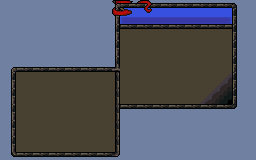

This game map was drawn from its Tiled (.tmx) file and the tilesets committed beside it. A one-line description and the full map source follow:
An orthogonal 32x20 tile map with 8x8 px tiles, 1 tile layer (Tile Layer 1).

<map version="1.9" tiledversion="1.9.2" orientation="orthogonal" renderorder="right-down" width="32" height="20" tilewidth="8" tileheight="8" infinite="0" nextlayerid="2" nextobjectid="1">
 <tileset firstgid="1" source="../MenuUI.tsx" />
 <layer id="1" name="Tile Layer 1" width="32" height="20">
  <data encoding="csv">
1,1,1,1,1,1,1,1,1,1,1,1,1,1,17,18,19,20,21,3,4,3,4,3,4,3,3,4,3,5,1,1,
1,1,1,1,1,1,1,1,1,1,1,1,1,1,49,31,32,15,64,15,15,15,15,15,15,15,15,15,15,11,1,1,
1,1,1,1,1,1,1,1,1,1,1,1,1,1,7,100,101,101,101,101,101,101,101,101,101,101,101,101,102,9,1,1,
1,1,1,1,1,1,1,1,1,1,1,1,1,1,8,24,23,24,23,24,23,24,23,24,23,24,24,23,24,11,1,1,
1,1,1,1,1,1,1,1,1,1,1,1,1,1,7,10,10,10,10,10,10,10,10,10,10,10,10,10,10,9,1,1,
1,1,1,1,1,1,1,1,1,1,1,1,1,1,8,10,10,10,10,10,10,10,10,10,10,10,10,10,10,11,1,1,
1,1,1,1,1,1,1,1,1,1,1,1,1,1,7,10,10,10,10,10,10,10,10,10,10,10,10,10,10,9,1,1,
1,1,1,1,1,1,1,1,1,1,1,1,1,1,8,10,10,10,10,10,10,10,10,10,10,10,10,10,10,11,1,1,
1,2,4,3,4,3,4,3,4,3,4,3,4,3,3221225520,10,10,10,10,10,10,10,10,10,10,10,10,10,10,9,1,1,
1,8,10,10,10,10,10,10,10,10,10,10,10,10,66,10,10,10,10,10,10,10,10,10,10,10,10,10,57,11,1,1,
1,7,10,10,10,10,10,10,10,10,10,10,10,10,68,10,10,10,10,10,10,10,10,10,10,10,10,57,65,9,1,1,
1,8,10,10,10,10,10,10,10,10,10,10,10,10,66,10,10,10,10,10,10,10,10,10,10,10,57,65,67,11,1,1,
1,7,10,10,10,10,10,10,10,10,10,10,10,10,68,10,10,10,10,10,10,10,10,10,10,57,65,67,69,9,1,1,
1,8,10,10,10,10,10,10,10,10,10,10,10,10,66,29,28,29,28,29,28,29,28,29,28,29,28,29,28,30,1,1,
1,7,10,10,10,10,10,10,10,10,10,10,10,10,68,1,1,1,1,1,1,1,1,1,1,1,1,1,1,1,1,1,
1,8,10,10,10,10,10,10,10,10,10,10,10,10,66,1,1,1,1,1,1,1,1,1,1,1,1,1,1,1,1,1,
1,7,10,10,10,10,10,10,10,10,10,10,10,10,68,1,1,1,1,1,1,1,1,1,1,1,1,1,1,1,1,1,
1,8,10,10,10,10,10,10,10,10,10,10,10,10,66,1,1,1,1,1,1,1,1,1,1,1,1,1,1,1,1,1,
1,7,10,10,10,10,10,10,10,10,10,10,10,10,68,1,1,1,1,1,1,1,1,1,1,1,1,1,1,1,1,1,
1,27,29,28,29,28,29,28,29,28,29,28,29,28,3221225550,1,1,1,1,1,1,1,1,1,1,1,1,1,1,1,1,1
</data>
 </layer>
</map>
